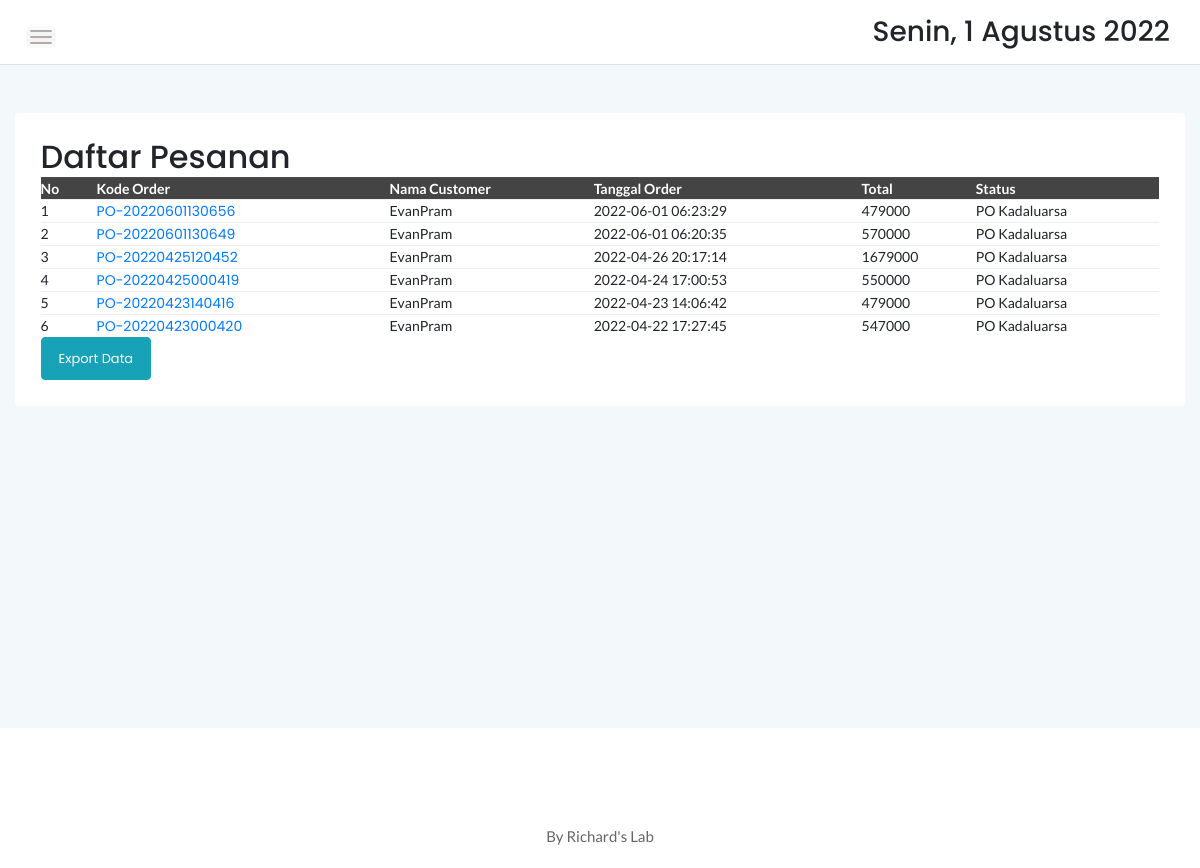
The app's page /admin/manageorder.php, older data.
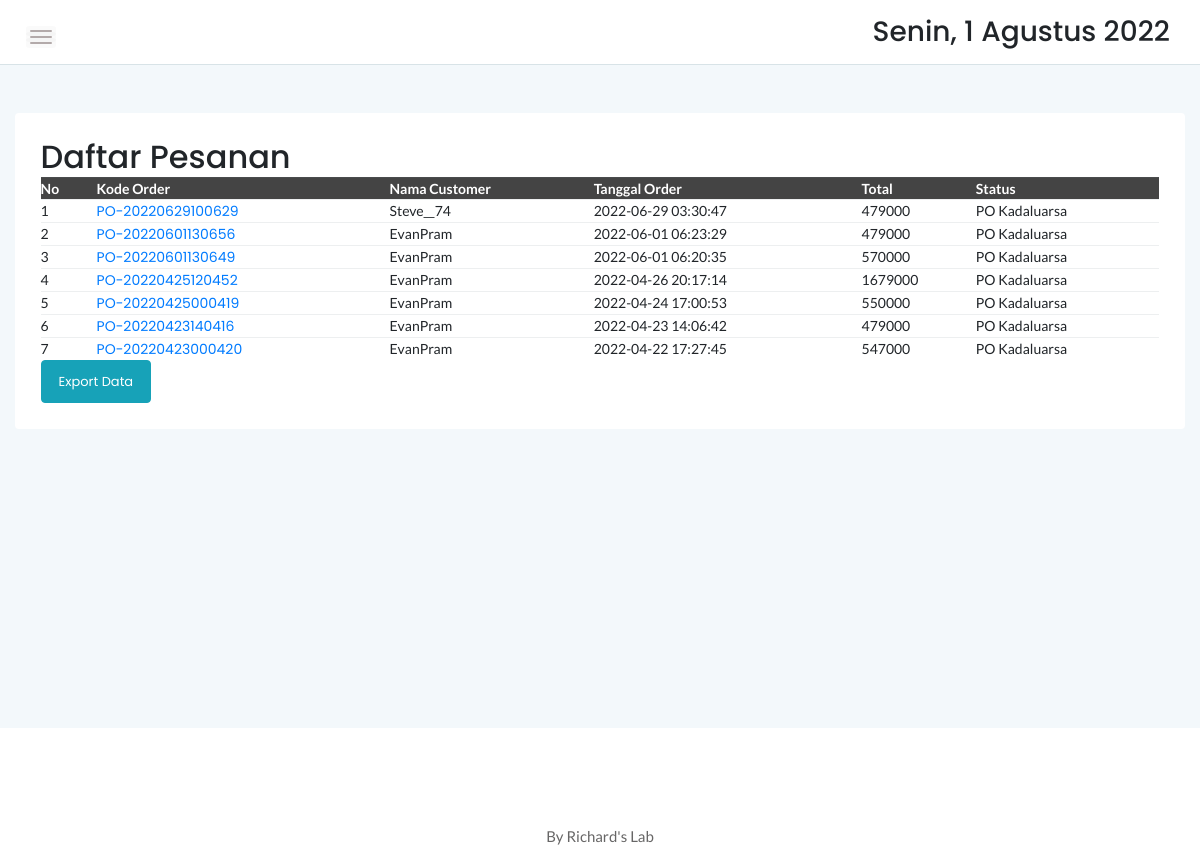
The same page, newer data.
### tables this page shows
CREATE TABLE `orders` (
  `id_order` varchar(100) NOT NULL,
  `id_user` int(11) NOT NULL,
  `total_harga` int(11) NOT NULL,
  `metode_pembayaran` int(11) NOT NULL,
  `bukti_transfer` varchar(55) DEFAULT NULL,
  `status` varchar(25) NOT NULL DEFAULT 'Payment',
  `tglDibuat` timestamp NOT NULL DEFAULT CURRENT_TIMESTAMP
);

CREATE TABLE `user` (
  `id_User` int(11) NOT NULL,
  `username` varchar(255) NOT NULL,
  `noTelp` varchar(15) DEFAULT NULL,
  `password` varchar(255) NOT NULL,
  `email` varchar(255) NOT NULL,
  `status` int(11) NOT NULL DEFAULT '2',
  `tglDibuat` timestamp NOT NULL DEFAULT CURRENT_TIMESTAMP
);

### admin/assets/PHP/load-order.php (called while the page is built)
<?php
    require "connection.php";
    $sqlOrderlist = mysqli_query($conn, "SELECT * FROM orders ORDER BY tglDibuat DESC");
    while($temp = mysqli_fetch_assoc($sqlOrderlist)){
        $ordersList[] = $temp;
        $iduser = $temp['id_user'];
        $sqlNamaUser = mysqli_query($conn, "SELECT username FROM user WHERE id_user = $iduser");
        $namaUser[] = mysqli_fetch_assoc($sqlNamaUser);
    }
?>

### admin/manageorder.php (the view, shortened to what the changed rows need)
<?php
    require "assets/PHP/load-order.php";
    $currentDate = date('Y-m-d');
?>
<!doctype html>
<html class="no-js" lang="en">
<head>
    <link rel="stylesheet" href="assets/css/bootstrap.min.css">
    <link rel="stylesheet" href="assets/css/font-awesome.min.css">
    <link rel="stylesheet" href="assets/css/themify-icons.css">
    <link rel="stylesheet" href="assets/css/metisMenu.css">
    <link rel="stylesheet" href="assets/css/owl.carousel.min.css">
    <link rel="stylesheet" href="assets/css/slicknav.min.css">
    <link rel="stylesheet" href="https://www.amcharts.com/lib/3/plugins/export/export.css" type="text/css" media="all" />
	<link rel="stylesheet" type="text/css" href="https://cdn.datatables.net/1.10.20/css/jquery.dataTables.min.css">
    <link rel="stylesheet" type="text/css" href="https://cdn.datatables.net/1.10.20/css/jquery.dataTables.css">
    <link rel="stylesheet" type="text/css" href="https://cdn.datatables.net/1.10.20/css/dataTables.bootstrap4.min.css">
    <link rel="stylesheet" type="text/css" href="https://cdn.datatables.net/responsive/2.2.3/css/responsive.bootstrap.min.css">
    <link rel="stylesheet" type="text/css" href="https://cdn.datatables.net/responsive/2.2.3/css/responsive.jqueryui.min.css">
	<link rel="stylesheet" type="text/css" href="https://cdn.datatables.net/buttons/1.5.2/css/buttons.dataTables.min.css">
    <link rel="stylesheet" href="assets/css/typography.css">
    <link rel="stylesheet" href="assets/css/default-css.css">
    <link rel="stylesheet" href="assets/css/styles.css">
    <link rel="stylesheet" href="assets/css/responsive.css">
</head>
<body>
    <div class="page-container">
        <div class="main-content">
            <div class="main-content-inner">
                <div class="row mt-5 mb-5">
                    <div class="col-12">
                        <div class="card">
                            <div class="card-body">
                                <div class="d-sm-flex justify-content-between align-items-center">
									<h2>Daftar Pesanan</h2>
								</div>
                                    <div class="data-tables datatable-dark">
										 <table id="dataTable3" class="display" style="width:100%"><thead class="thead-dark">
											<tr>
												<th style="width:5%">No</th>
												<th>Kode Order</th>
												<th>Nama Customer</th>
												<th>Tanggal Order</th>
												<th>Total</th>
												<th>Status</th>
											</tr></thead>
                                            <tbody>
											<?php
                                                foreach ($ordersList as $key=>$orders):
                                                $idorder = $orders['id_order'];
                                                $sqlDetailPengiriman = mysqli_query($conn, "SELECT * FROM detail_pengiriman WHERE id_order = '$idorder'");
                                                $detailPengiriman = mysqli_fetch_assoc($sqlDetailPengiriman);
                                            ?>
                                            <tr onclick="window.location.href='order-detail.php?order=<?=$orders['id_order']?>'">
                                                <td>
                                                    <?=$key+1?>
                                                </td>
                                                <td>
                                                    <a href="order-detail.php?order=<?=$orders['id_order']?>">
                                                        <?=$orders['id_order']?>
                                                    </a>
                                                </td>
                                                <td>
                                                    <?=$namaUser[$key]['username']?>
                                                </td>
                                                <td>
                                                    <?=$orders['tglDibuat']?>
                                                </td>
                                                <td>
                                                    <?=$orders['total_harga']?>
                                                </td>
                                                <?php if($detailPengiriman['tgl_pengiriman'] <= $currentDate): ?>
                                                <td>
                                                    PO Kadaluarsa
                                                </td>
                                                <?php elseif($orders['status'] == "Payment"): ?>
                                                <td>
                                                    Menunggu Pembayaran
                                                </td>
                                                <?php elseif($orders['status'] == "Confirm"): ?>
                                                <td>
                                                    Menunggu Konfirmasi
                                                </td>
                                                <?php elseif($orders['status'] == "Proccess"): ?>
                                                <td>
                                                    Sedang Dalam Proses
                                                </td>
                                                <?php elseif($orders['status'] == "Send"): ?>
                                                <td>
                                                    Dalam Pengiriman
                                                </td>
                                                <?php endif; ?>
                                            </tr>
                                            <?php endforeach; ?>
										    </tbody>
										</table>
                                    </div>
                                </div>
                            </div>
                        </div>
                    </div>
                </div>
            </div>
        </div>
</body>
</html>

Row changes from the older to the newer data that the page shows:
added orders: id_order "PO-20220629100629", id_user.username "Steve__74", tglDibuat "2022-06-29 03:30:47", total_harga "479000"
